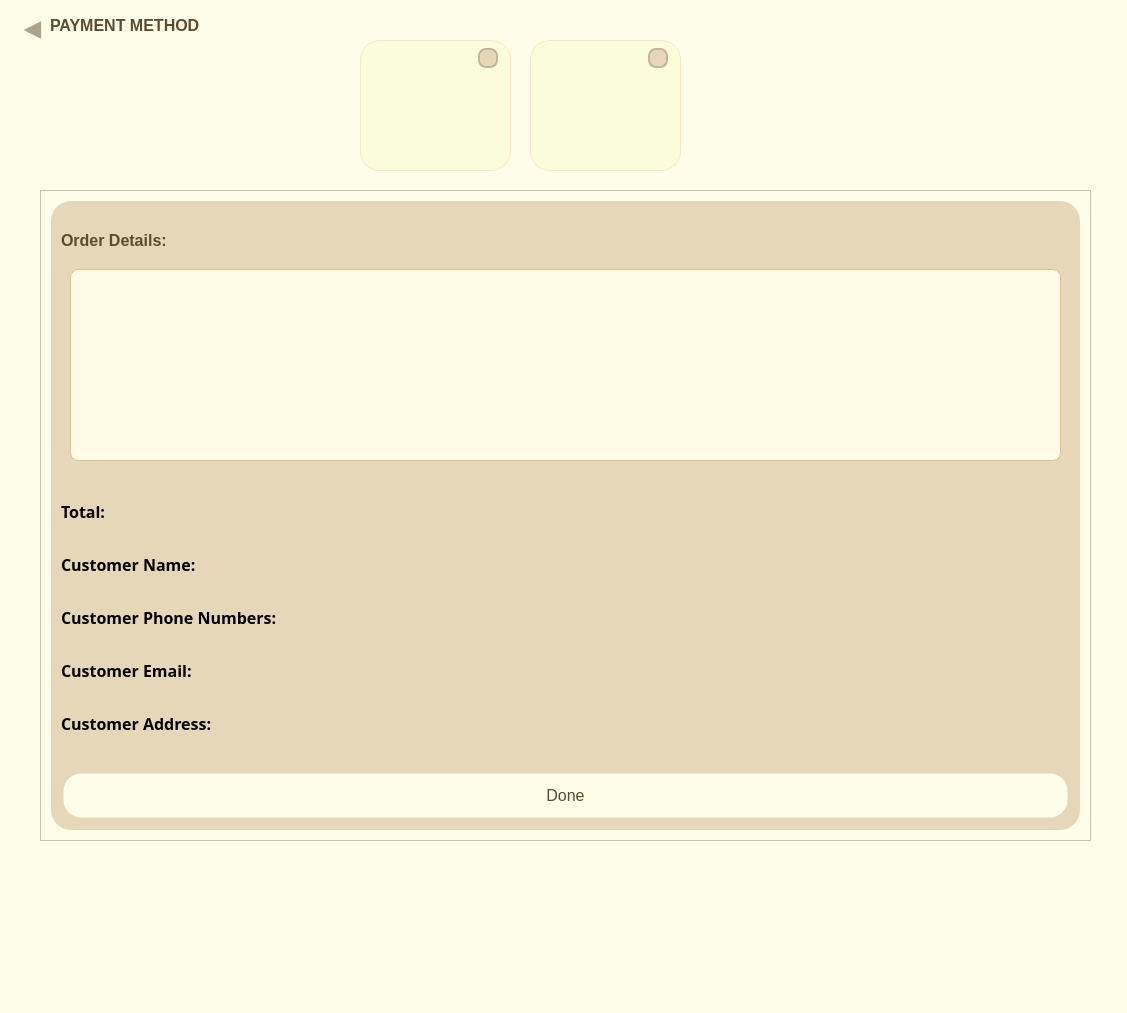
<?xml version="1.0" encoding="UTF-8"?>
<ui version="4.0">
 <class>CheckoutWindow</class>
 <widget class="QDialog" name="CheckoutWindow">
  <property name="geometry">
   <rect>
    <x>0</x>
    <y>0</y>
    <width>1127</width>
    <height>1013</height>
   </rect>
  </property>
  <property name="minimumSize">
   <size>
    <width>1085</width>
    <height>784</height>
   </size>
  </property>
  <property name="windowTitle">
   <string>Checkout</string>
  </property>
  <property name="styleSheet">
   <string notr="true">background-color: rgb(253, 253, 234);</string>
  </property>
  <widget class="QWidget" name="checkout_area" native="true">
   <property name="geometry">
    <rect>
     <x>340</x>
     <y>10</y>
     <width>440</width>
     <height>191</height>
    </rect>
   </property>
   <property name="sizePolicy">
    <sizepolicy hsizetype="Fixed" vsizetype="Fixed">
     <horstretch>0</horstretch>
     <verstretch>0</verstretch>
    </sizepolicy>
   </property>
   <property name="styleSheet">
    <string notr="true">background-color:rgb(253, 253, 234)</string>
   </property>
   <widget class="QFrame" name="frame">
    <property name="geometry">
     <rect>
      <x>20</x>
      <y>30</y>
      <width>151</width>
      <height>131</height>
     </rect>
    </property>
    <property name="styleSheet">
     <string notr="true">background-color: rgb(251, 253, 218);
border-radius:20px;
border:1px solid rgb(247, 231, 199)</string>
    </property>
    <property name="frameShape">
     <enum>QFrame::StyledPanel</enum>
    </property>
    <property name="frameShadow">
     <enum>QFrame::Raised</enum>
    </property>
    <widget class="QLabel" name="label">
     <property name="geometry">
      <rect>
       <x>10</x>
       <y>20</y>
       <width>131</width>
       <height>111</height>
      </rect>
     </property>
     <property name="styleSheet">
      <string notr="true">border:0px;
background-color:transparent;</string>
     </property>
     <property name="text">
      <string/>
     </property>
     <property name="pixmap">
      <pixmap>../images/image-removebg-preview (56).png</pixmap>
     </property>
     <property name="scaledContents">
      <bool>true</bool>
     </property>
    </widget>
    <widget class="QRadioButton" name="radioButton_cash">
     <property name="geometry">
      <rect>
       <x>110</x>
       <y>8</y>
       <width>31</width>
       <height>21</height>
      </rect>
     </property>
     <property name="styleSheet">
      <string notr="true">QRadioButton {
    font-size: 14px;
    color: #5b4c2b;
    padding: 4px 8px;
    spacing: 10px;
	background-color:transparent;
	border:0px;
}
QRadioButton::indicator {
    width: 16px;
    height: 16px;
    border-radius: 8px; 
    border: 2px solid rgb(195, 182, 157);     
    background-color: rgb(230, 215, 185);    
}

QRadioButton::indicator:hover {
    border: 2px solid #c5a673;    
    background-color: #f6ebd3;     
}

QRadioButton::indicator:checked {
    background-color: #5b4c2b;     /* Nút tròn đậm khi đã chọn */
    border: 2px solid #5b4c2b;     /* Viền đậm khi đã chọn */
}
</string>
     </property>
     <property name="text">
      <string/>
     </property>
    </widget>
   </widget>
   <widget class="QFrame" name="frame_3">
    <property name="geometry">
     <rect>
      <x>190</x>
      <y>30</y>
      <width>151</width>
      <height>131</height>
     </rect>
    </property>
    <property name="styleSheet">
     <string notr="true">background-color: rgb(251, 253, 218);
border-radius:20px;
border:1px solid rgb(247, 231, 199)</string>
    </property>
    <property name="frameShape">
     <enum>QFrame::StyledPanel</enum>
    </property>
    <property name="frameShadow">
     <enum>QFrame::Raised</enum>
    </property>
    <widget class="QLabel" name="label_4">
     <property name="geometry">
      <rect>
       <x>30</x>
       <y>30</y>
       <width>111</width>
       <height>91</height>
      </rect>
     </property>
     <property name="styleSheet">
      <string notr="true">border:0px;
background-color:transparent;</string>
     </property>
     <property name="text">
      <string/>
     </property>
     <property name="pixmap">
      <pixmap>../images/img_6.png</pixmap>
     </property>
     <property name="scaledContents">
      <bool>true</bool>
     </property>
    </widget>
    <widget class="QRadioButton" name="radioButtonOnlinePay">
     <property name="geometry">
      <rect>
       <x>110</x>
       <y>8</y>
       <width>31</width>
       <height>21</height>
      </rect>
     </property>
     <property name="styleSheet">
      <string notr="true">QRadioButton {
    font-size: 14px;
    color: #5b4c2b;
    padding: 4px 8px;
    spacing: 10px;
	background-color:transparent;
	border:0px;
}
QRadioButton::indicator {
    width: 16px;
    height: 16px;
    border-radius: 8px; 
    border: 2px solid rgb(195, 182, 157);     
    background-color: rgb(230, 215, 185);    
}

QRadioButton::indicator:hover {
    border: 2px solid #c5a673;    
    background-color: #f6ebd3;     
}

QRadioButton::indicator:checked {
    background-color: #5b4c2b;     /* Nút tròn đậm khi đã chọn */
    border: 2px solid #5b4c2b;     /* Viền đậm khi đã chọn */
}
</string>
     </property>
     <property name="text">
      <string/>
     </property>
    </widget>
   </widget>
  </widget>
  <widget class="QPushButton" name="pushButton_Back">
   <property name="geometry">
    <rect>
     <x>20</x>
     <y>14</y>
     <width>25</width>
     <height>25</height>
    </rect>
   </property>
   <property name="font">
    <font>
     <family>Mongolian Baiti</family>
     <pointsize>17</pointsize>
     <weight>75</weight>
     <bold>true</bold>
    </font>
   </property>
   <property name="cursor">
    <cursorShape>ArrowCursor</cursorShape>
   </property>
   <property name="autoFillBackground">
    <bool>false</bool>
   </property>
   <property name="styleSheet">
    <string notr="true">QPushButton {
    min-width: 25px;
    min-height: 25px;
    max-width: 25px;
    max-height: 25px;
    border-radius: 10px; 
    background-color: transparent;
	color: rgb(173, 162, 139);
    border: none;
	qproperty-alignment: 'AlignCenter';
}

QPushButton:hover {
	background-color: rgb(255, 255, 240);
	min-width: 25px;
    min-height: 25px;
    max-width: 25px;
    max-height: 25px;
    border-radius: 10px;
	qproperty-alignment: 'AlignCenter'; 
}
</string>
   </property>
   <property name="text">
    <string notr="true">◀</string>
   </property>
  </widget>
  <widget class="QLabel" name="label_payment_method">
   <property name="geometry">
    <rect>
     <x>50</x>
     <y>10</y>
     <width>171</width>
     <height>30</height>
    </rect>
   </property>
   <property name="styleSheet">
    <string>font-size: 16px; font-weight: bold; color: #5b4c2b;</string>
   </property>
   <property name="text">
    <string>PAYMENT METHOD</string>
   </property>
  </widget>
  <widget class="QScrollArea" name="scrollArea">
   <property name="geometry">
    <rect>
     <x>40</x>
     <y>190</y>
     <width>1051</width>
     <height>651</height>
    </rect>
   </property>
   <property name="widgetResizable">
    <bool>true</bool>
   </property>
   <widget class="QWidget" name="scrollAreaWidgetContents">
    <property name="geometry">
     <rect>
      <x>0</x>
      <y>0</y>
      <width>1049</width>
      <height>649</height>
     </rect>
    </property>
    <layout class="QVBoxLayout" name="scrollLayout">
     <property name="spacing">
      <number>10</number>
     </property>
     <property name="leftMargin">
      <number>10</number>
     </property>
     <property name="topMargin">
      <number>10</number>
     </property>
     <property name="rightMargin">
      <number>10</number>
     </property>
     <property name="bottomMargin">
      <number>10</number>
     </property>
     <item>
      <widget class="QWidget" name="order_detail_area" native="true">
       <property name="styleSheet">
        <string notr="true">background-color:rgb(230, 215, 185);
border-radius:20px;</string>
       </property>
       <layout class="QVBoxLayout" name="orderDetailLayout">
        <property name="spacing">
         <number>10</number>
        </property>
        <property name="leftMargin">
         <number>10</number>
        </property>
        <property name="topMargin">
         <number>10</number>
        </property>
        <property name="rightMargin">
         <number>10</number>
        </property>
        <property name="bottomMargin">
         <number>10</number>
        </property>
        <item>
         <spacer name="horizontalSpacer_5">
          <property name="orientation">
           <enum>Qt::Horizontal</enum>
          </property>
          <property name="sizeHint" stdset="0">
           <size>
            <width>40</width>
            <height>20</height>
           </size>
          </property>
         </spacer>
        </item>
        <item>
         <widget class="QLabel" name="label_order_summary">
          <property name="styleSheet">
           <string>font-size: 16px; font-weight: bold; color: #5b4c2b;</string>
          </property>
          <property name="text">
           <string>Order Details:</string>
          </property>
         </widget>
        </item>
        <item>
         <widget class="QScrollArea" name="scrollArea_OrderDetail">
          <property name="styleSheet">
           <string notr="true">QScrollBar:vertical {
    background: transparent;
    width: 8px;
    margin: 0px;
    border: none;
}

QScrollBar::handle:vertical {
    background: transparent; /* xám nhạt */
    border-radius: 4px;
    min-height: 20px;
}

QScrollBar::add-line:vertical, QScrollBar::sub-line:vertical {
    background: none;
    height: 0px;
    border: none;
}

QScrollBar::add-page:vertical, QScrollBar::sub-page:vertical {
    background: transparent;
}
</string>
          </property>
          <property name="widgetResizable">
           <bool>true</bool>
          </property>
          <widget class="QWidget" name="scrollAreaWidgetContents_OrderDetail">
           <property name="geometry">
            <rect>
             <x>0</x>
             <y>0</y>
             <width>1001</width>
             <height>210</height>
            </rect>
           </property>
           <layout class="QHBoxLayout" name="horizontalLayout">
            <item>
             <widget class="QTextEdit" name="order_summary_content">
              <property name="sizePolicy">
               <sizepolicy hsizetype="Expanding" vsizetype="Fixed">
                <horstretch>0</horstretch>
                <verstretch>0</verstretch>
               </sizepolicy>
              </property>
              <property name="styleSheet">
               <string>background-color: #fdfae6; border: 1px solid #d8c49c; border-radius: 8px; padding: 6px; font-size: 13px; color: #5b4c2b;</string>
              </property>
              <property name="readOnly">
               <bool>true</bool>
              </property>
             </widget>
            </item>
            <item>
             <layout class="QVBoxLayout" name="verticalLayout"/>
            </item>
           </layout>
          </widget>
         </widget>
        </item>
        <item>
         <spacer name="horizontalSpacer_6">
          <property name="orientation">
           <enum>Qt::Horizontal</enum>
          </property>
          <property name="sizeHint" stdset="0">
           <size>
            <width>40</width>
            <height>20</height>
           </size>
          </property>
         </spacer>
        </item>
        <item>
         <widget class="QLabel" name="label_total">
          <property name="font">
           <font>
            <family>Mongolian Baiti</family>
            <pointsize>12</pointsize>
            <weight>75</weight>
            <bold>true</bold>
           </font>
          </property>
          <property name="text">
           <string>Total:</string>
          </property>
         </widget>
        </item>
        <item>
         <spacer name="horizontalSpacer_4">
          <property name="orientation">
           <enum>Qt::Horizontal</enum>
          </property>
          <property name="sizeHint" stdset="0">
           <size>
            <width>40</width>
            <height>20</height>
           </size>
          </property>
         </spacer>
        </item>
        <item>
         <widget class="QLabel" name="label_2">
          <property name="font">
           <font>
            <family>Mongolian Baiti</family>
            <pointsize>12</pointsize>
            <weight>75</weight>
            <bold>true</bold>
           </font>
          </property>
          <property name="text">
           <string>Customer Name:</string>
          </property>
         </widget>
        </item>
        <item>
         <spacer name="horizontalSpacer_3">
          <property name="orientation">
           <enum>Qt::Horizontal</enum>
          </property>
          <property name="sizeHint" stdset="0">
           <size>
            <width>40</width>
            <height>20</height>
           </size>
          </property>
         </spacer>
        </item>
        <item>
         <widget class="QLabel" name="label_3">
          <property name="font">
           <font>
            <family>Mongolian Baiti</family>
            <pointsize>12</pointsize>
            <weight>75</weight>
            <bold>true</bold>
           </font>
          </property>
          <property name="text">
           <string>Customer Phone Numbers:</string>
          </property>
         </widget>
        </item>
        <item>
         <spacer name="horizontalSpacer_2">
          <property name="orientation">
           <enum>Qt::Horizontal</enum>
          </property>
          <property name="sizeHint" stdset="0">
           <size>
            <width>40</width>
            <height>20</height>
           </size>
          </property>
         </spacer>
        </item>
        <item>
         <widget class="QLabel" name="label_5">
          <property name="font">
           <font>
            <family>Mongolian Baiti</family>
            <pointsize>12</pointsize>
            <weight>75</weight>
            <bold>true</bold>
           </font>
          </property>
          <property name="text">
           <string>Customer Email:</string>
          </property>
         </widget>
        </item>
        <item>
         <spacer name="horizontalSpacer">
          <property name="orientation">
           <enum>Qt::Horizontal</enum>
          </property>
          <property name="sizeHint" stdset="0">
           <size>
            <width>40</width>
            <height>20</height>
           </size>
          </property>
         </spacer>
        </item>
        <item>
         <widget class="QLabel" name="label_6">
          <property name="font">
           <font>
            <family>Mongolian Baiti</family>
            <pointsize>12</pointsize>
            <weight>75</weight>
            <bold>true</bold>
           </font>
          </property>
          <property name="text">
           <string>Customer Address:</string>
          </property>
         </widget>
        </item>
        <item>
         <widget class="QLineEdit" name="lineEditTotal"/>
        </item>
        <item>
         <widget class="QPushButton" name="pushButtonDone">
          <property name="font">
           <font>
            <pointsize>-1</pointsize>
           </font>
          </property>
          <property name="styleSheet">
           <string notr="true">
QPushButton {
            background-color:rgb(253, 253, 234);
            color: rgb(91, 76, 43);
            border-radius: 20px;
			border: 5px solid transparent ; 
            padding: 10px;
            font-size: 16px;
        }
        QPushButton:hover {
            background-color: rgb(216, 203, 164);
        }</string>
          </property>
          <property name="text">
           <string>Done</string>
          </property>
         </widget>
        </item>
       </layout>
      </widget>
     </item>
    </layout>
   </widget>
  </widget>
 </widget>
 <resources/>
 <connections/>
</ui>
